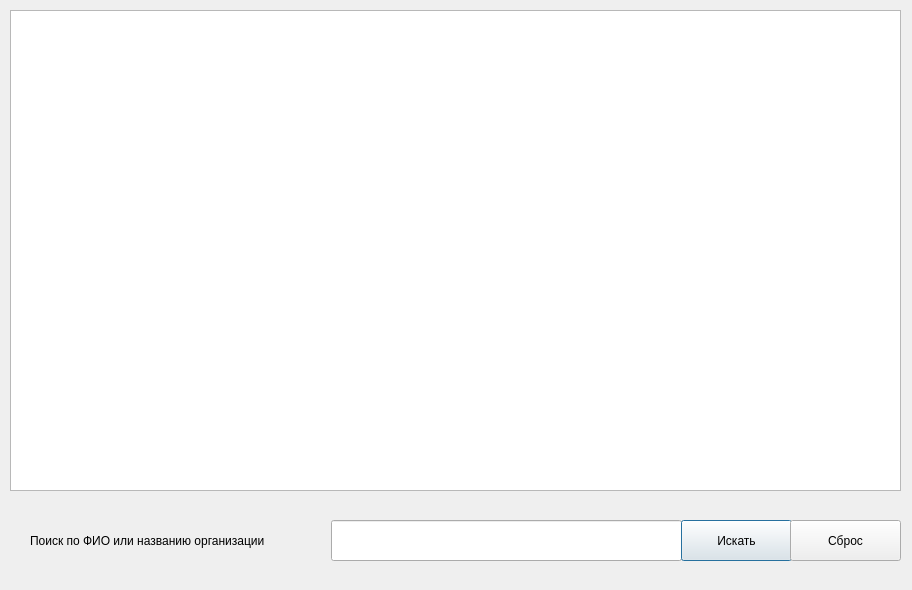
<?xml version="1.0" encoding="UTF-8"?>
<ui version="4.0">
 <class>chooseOwnDlg</class>
 <widget class="QDialog" name="chooseOwnDlg">
  <property name="geometry">
   <rect>
    <x>0</x>
    <y>0</y>
    <width>912</width>
    <height>590</height>
   </rect>
  </property>
  <property name="windowTitle">
   <string>Выбор владельца</string>
  </property>
  <widget class="QTableView" name="tableView">
   <property name="geometry">
    <rect>
     <x>10</x>
     <y>10</y>
     <width>891</width>
     <height>481</height>
    </rect>
   </property>
   <property name="styleSheet">
    <string notr="true">font: 9pt &quot;Nirmala UI&quot;;</string>
   </property>
  </widget>
  <widget class="QLineEdit" name="lineEditsearch">
   <property name="geometry">
    <rect>
     <x>331</x>
     <y>520</y>
     <width>351</width>
     <height>41</height>
    </rect>
   </property>
  </widget>
  <widget class="QLabel" name="label">
   <property name="geometry">
    <rect>
     <x>30</x>
     <y>520</y>
     <width>291</width>
     <height>41</height>
    </rect>
   </property>
   <property name="styleSheet">
    <string notr="true">font: 9pt &quot;MS Shell Dlg 2&quot;;</string>
   </property>
   <property name="text">
    <string>Поиск по ФИО или названию организации</string>
   </property>
  </widget>
  <widget class="QPushButton" name="btn_search">
   <property name="geometry">
    <rect>
     <x>681</x>
     <y>520</y>
     <width>111</width>
     <height>41</height>
    </rect>
   </property>
   <property name="styleSheet">
    <string notr="true">font: 9pt &quot;MS Shell Dlg 2&quot;;</string>
   </property>
   <property name="text">
    <string>Искать</string>
   </property>
  </widget>
  <widget class="QPushButton" name="btn_reset">
   <property name="geometry">
    <rect>
     <x>790</x>
     <y>520</y>
     <width>111</width>
     <height>41</height>
    </rect>
   </property>
   <property name="styleSheet">
    <string notr="true">font: 9pt &quot;MS Shell Dlg 2&quot;;</string>
   </property>
   <property name="text">
    <string>Сброс</string>
   </property>
  </widget>
 </widget>
 <resources/>
 <connections/>
</ui>
